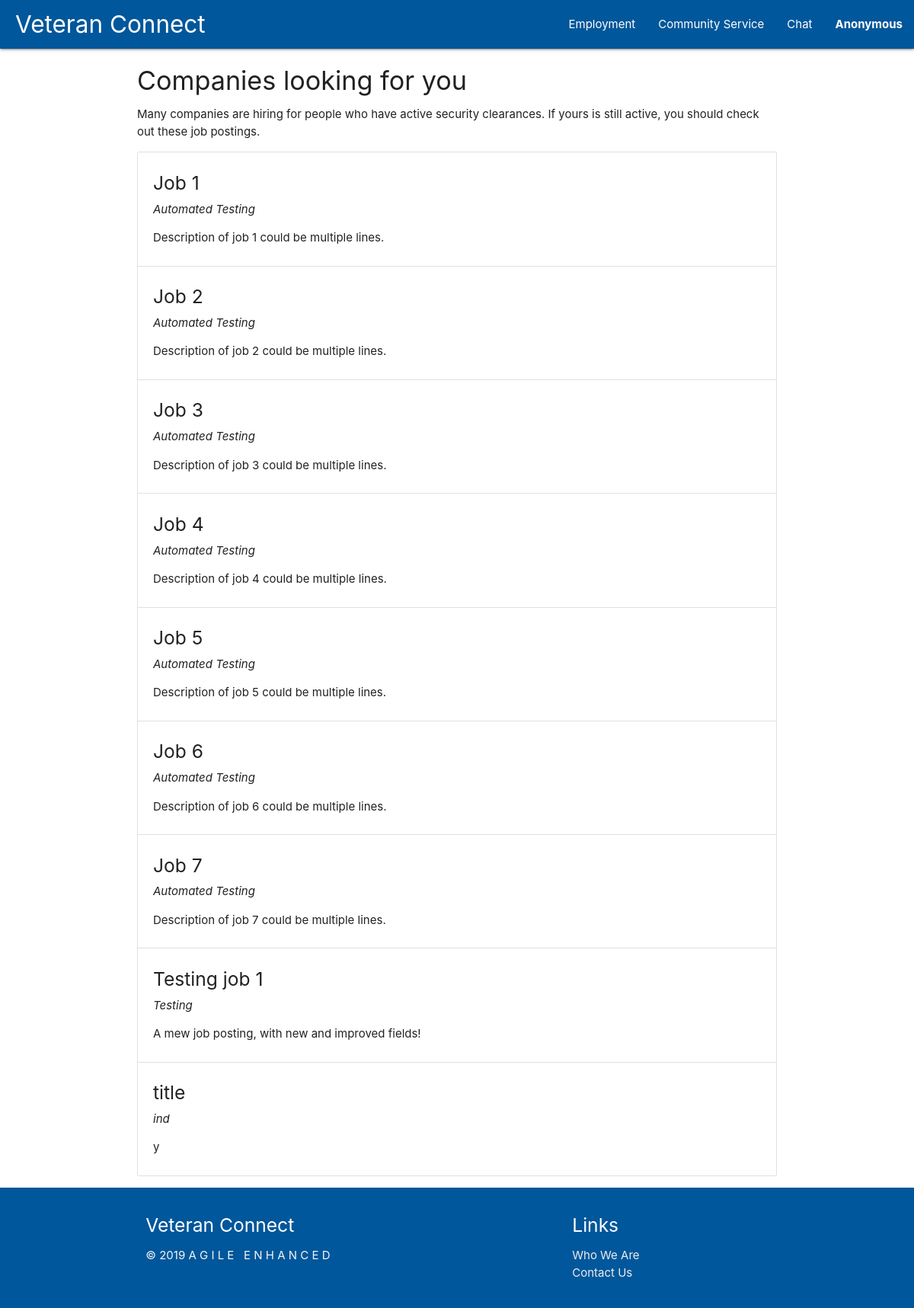
The page /employment/ on the database its author committed.
### tables this page shows
CREATE TABLE jobs (
    job_id INTEGER PRIMARY KEY AUTOINCREMENT,
    title TEXT NOT NULL,
    description TEXT NOT NULL,
    industry TEXT,
    time_posted TEXT,
    due_date TEXT,
    street_address TEXT NOT NULL,
    city TEXT NOT NULL,
    state TEXT NOT NULL,
    zipcode INTEGER NOT NULL
);

### employment.py (the view)
@employment.route('/')
def show_employment():
    jobsRow = db.get_all_jobs()
    jobs = []
    for job in jobsRow:
        jobs.append(convert_job(job))
    if jobs is not None:
        session["jobs"] = jobs
    uid = session.get("user_id")
    if uid is not None:
        user = db.get_user_by_id(uid)
        session['employer'] = user['isEmployer'] != 0
    return render_template('employment.html')

### auth.py (called while the page is built)
@auth.before_app_request
def load_logged_in_user():
    user_id = session.get('user_id')
    if user_id is None:
        g.user = None
    else:
        g.user = db.get_user_by_id(user_id)

### db.py (called while the page is built)
def get_db():
    if 'db' not in g:
        g.db = sqlite3.connect(
            current_app.config['DATABASE'],
            detect_types=sqlite3.PARSE_DECLTYPES
        )
        g.db.row_factory = sqlite3.Row
    return g.db

def query_db(query, args=(), one=False):
    cur = get_db().execute(query, args)
    rv = cur.fetchall()
    cur.close()
    return (rv[0] if rv else None) if one else rv

def get_all_jobs(): #Might want to limit amount.
    try:
        return query_db('SELECT * FROM jobs', (), one=False)
    except Exception as e:
        print "Error getting jobs in db", e

### employment.py (called while the page is built)
def convert_job(row):
    job = {
        'job_id': row['job_id'],
        'title': row['title'],
        'description': row['description'],
        'industry': row['industry'],
        'time_posted': row['time_posted'],
        'due_date': row['due_date'],
        'street_address': row['street_address'],
        'city': row['city'],
        'state': row['state'],
        'zipcode': row['zipcode'],
    }
    return job

### templates/employment.html (shortened to what this page needs)
{% extends 'base.html' %}
{% block content %}
<div class="container">
    <h4>Companies looking for you</h4>
    <p>Many companies are hiring for people who have active security clearances.
       If yours is still active, you should check out these job postings.</p>
    <ul class="collection">
        {% if session["jobs"] %}
            {% for job in session["jobs"] %}
                <li class="collection-item">
                    <h5>{{job['title']}}</h5>
                    <i>{{job['industry']}}</i>
                    <p>{{job['description']}}</p>
                </li>
            {% endfor %}
        {% endif %}
    </ul>
</div>
{% endblock %}

### rows shown on the page
jobs: title "Job 1", industry "Automated Testing", description "Description of job 1 could be multiple lines."
jobs: title "Job 2", industry "Automated Testing", description "Description of job 2 could be multiple lines."
jobs: title "Job 3", industry "Automated Testing", description "Description of job 3 could be multiple lines."
jobs: title "Job 4", industry "Automated Testing", description "Description of job 4 could be multiple lines."
jobs: title "Job 5", industry "Automated Testing", description "Description of job 5 could be multiple lines."
jobs: title "Job 6", industry "Automated Testing", description "Description of job 6 could be multiple lines."
jobs: title "Job 7", industry "Automated Testing", description "Description of job 7 could be multiple lines."
jobs: title "Testing job 1", industry "Testing", description "A mew job posting, with new and improved fields!"
jobs: title "title", industry "ind", description "y"
